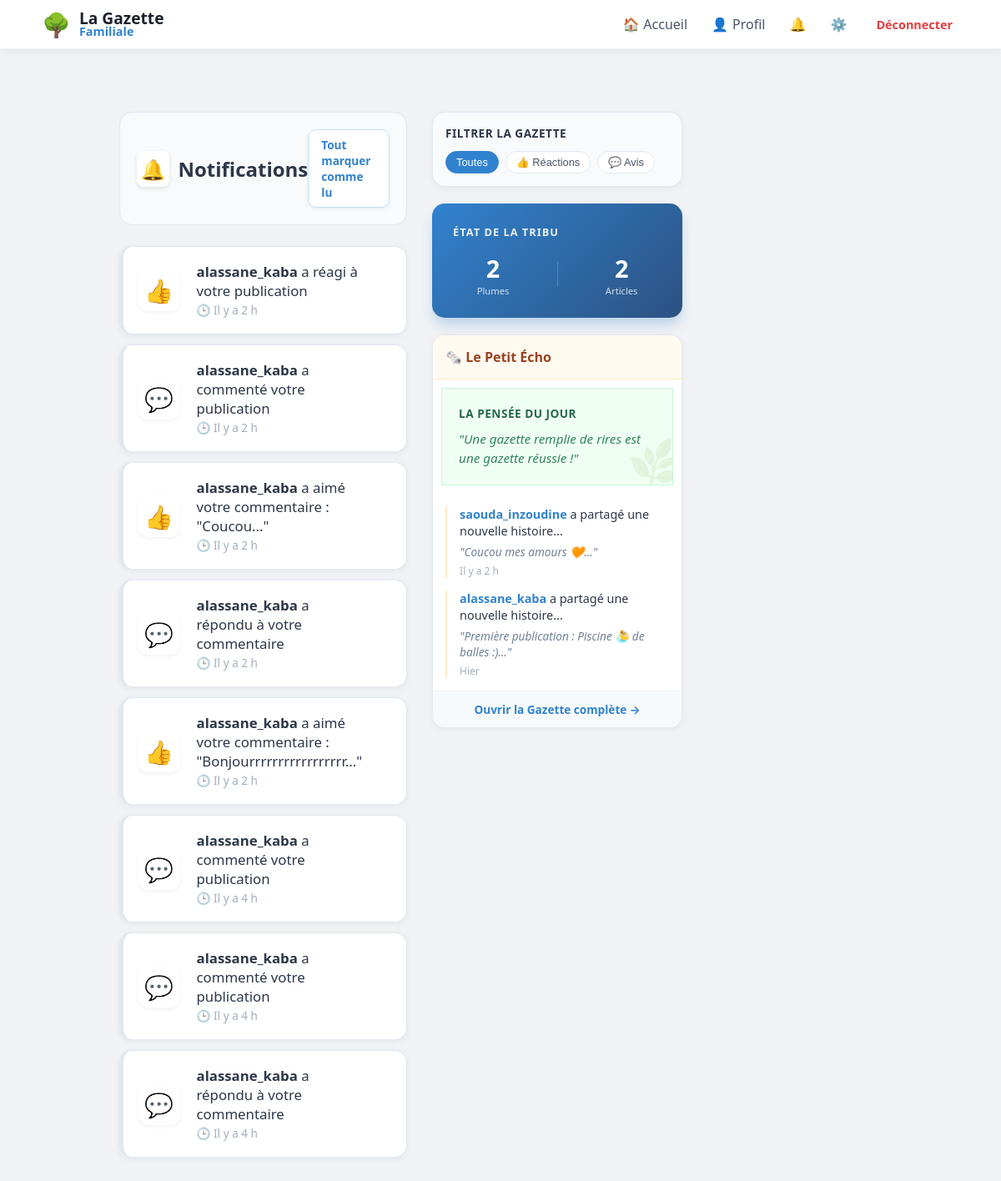
The app's page /notifications (signed in), older data.
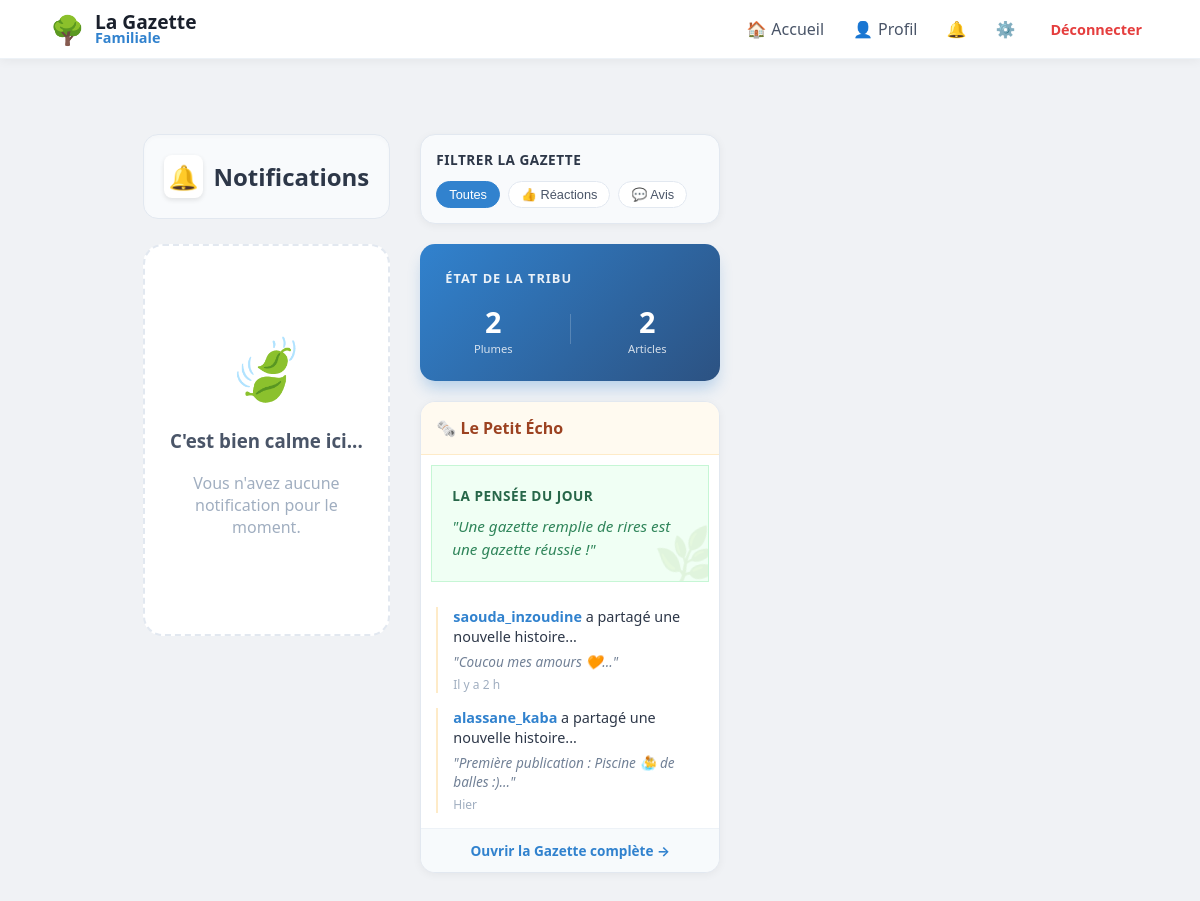
The same page, newer data.
### tables this page shows
CREATE TABLE notifications (
                id INTEGER PRIMARY KEY AUTOINCREMENT,
                username TEXT,      -- Celui qui reçoit
                sender TEXT,        -- Celui qui a agi
                message TEXT,
                post_id INTEGER,    -- Pour cliquer et aller sur le post
                comment_id INTEGER, -- envoie vers un commentaire en particulier
                is_read INTEGER DEFAULT 0,
                created_at DATETIME DEFAULT CURRENT_TIMESTAMP
            );

CREATE TABLE posts (
                id INTEGER PRIMARY KEY AUTOINCREMENT, 
                username TEXT, 
                content TEXT, 
                likes INTEGER DEFAULT 0, 
                image TEXT,
                created_at DATETIME DEFAULT CURRENT_TIMESTAMP
            );

### app.py (the view)
@app.route("/notifications")
@login_required
def notifications():
    with get_db() as db:
        notifs = db.execute("""
                    SELECT id, sender, message, post_id, comment_id, is_read, created_at
                    FROM notifications
                    WHERE username = ?
                    ORDER BY created_at DESC
                """, (session['user'],)).fetchall()
        recent_activity = db.execute("""
                    SELECT username, content, created_at
                    FROM posts ORDER BY id DESC LIMIT 3
                """).fetchall()
        citations = [
            "La famille, c'est là où la vie commence et où l'amour ne finit jamais.",
            "Chaque souvenir partagé ici est un trésor pour demain.",
            "Une gazette remplie de rires est une gazette réussie !",
            "Petit à petit, la tribu grandit et l'histoire s'écrit.",
            "Le bonheur est fait de petites choses partagées."
        ]
        pensee_du_jour = random.choice(citations)
        db.execute("UPDATE notifications SET is_read = 1 WHERE username = ?", (session["user"],))
        db.commit()
    return render_template("notifications.html", notifs=notifs, recent_activity=recent_activity,
                           pensee_du_jour=pensee_du_jour)

### app.py (called while the page is built)
def get_db():
    db = sqlite3.connect("database.db")
    db.row_factory = sqlite3.Row
    return db

def login_required(f):
    @wraps(f)
    def decorated_function(*args, **kwargs):
        if "user" not in session:
            flash("Veuillez vous connecter pour accéder à cette page.", "info")
            return redirect("/login")
        return f(*args, **kwargs)
    return decorated_function

@app.context_processor
def inject_global_stats():
    stats = {'total_users': 0, 'total_posts': 0}
    if session.get('user'):
        db = get_db()
        u_count = db.execute("SELECT COUNT(*) FROM users WHERE is_approved = 1").fetchone()[0]
        p_count = db.execute("SELECT COUNT(*) FROM posts").fetchone()[0]
        stats = {'total_users': u_count, 'total_posts': p_count}
    return stats

@app.context_processor
def inject_pending_count():
    if session.get('is_admin'):
        db = get_db()
        count = db.execute("SELECT COUNT(*) as total FROM users WHERE is_approved = 0").fetchone()
        return {'pending_count': count['total']}
    return {'pending_count': 0}

@app.context_processor
def inject_notifications_count():
    if session.get('user'):
        db = get_db()
        count = db.execute("SELECT COUNT(*) FROM notifications WHERE username = ? AND is_read = 0",
                           (session['user'],)).fetchone()[0]
        return {'unread_count': count}
    return {'unread_count': 0}

@app.template_filter('relative_time')
def relative_time(date_str):
    if not date_str:
        return "Date inconnue"
    past = datetime.strptime(date_str, '%Y-%m-%d %H:%M:%S')
    now = datetime.now(timezone.utc).replace(tzinfo=None)
    diff = now - past
    if diff.days == 0:
        if diff.seconds < 60:
            return "À l'instant"
        if diff.seconds < 3600:
            return f"Il y a {diff.seconds // 60} min"
        return f"Il y a {diff.seconds // 3600} h"
    if diff.days == 1:
        return "Hier"
    if diff.days < 7:
        return f"Il y a {diff.days} jours"
    return past.strftime('%d/%m/%Y')

### templates/notifications.html (shortened to what this page needs)
{% extends "base.html" %}
{% block content %}
<div style="display: grid; grid-template-columns: 1fr 300px; gap: 30px; max-width: 1100px; margin: 30px auto; padding: 0 20px;">
    <div>
        <div style="display: flex; justify-content: space-between; align-items: center; margin-bottom: 25px; background: #f8fafc; padding: 20px; border-radius: 15px; border: 1px solid #e2e8f0; box-shadow: inset 0 2px 4px rgba(0,0,0,0.02);">
            <h2 style="margin: 0; color: #2d3748; font-size: 1.5em; display: flex; align-items: center; gap: 10px;">
                <span style="background: white; padding: 5px; border-radius: 8px; box-shadow: 0 2px 5px rgba(0,0,0,0.1);">🔔</span>
                Notifications
            </h2>
            {% if notifs %}
            <a href="{{ url_for('mark_all_read') }}"
               style="text-decoration: none; color: #3182ce; font-size: 0.85em; font-weight: 700; background: white; border: 1px solid #bee3f8; padding: 8px 15px; border-radius: 10px; transition: 0.3s; box-shadow: 0 2px 4px rgba(0,0,0,0.05);">
                Tout marquer comme lu
            </a>
            {% endif %}
        </div>
        {% if notifs %}
        <div style="display: flex; flex-direction: column; gap: 12px;" id="notifs-container">
            {% for n in notifs %}
            {% set category = 'reaction' if ('aimé' in n['message'] or 'réagi' in n['message']) else 'avis' if ('commenté' in n['message'] or 'répondu' in n['message']) else 'autre' %}
            <div class="notif-wrapper" style="position: relative;" id="notif-container-{{ n['id'] }}">
                <a href="{{ url_for('view_post', post_id=n['post_id']) }}#comment-{{ n['comment_id'] }}"
                   class="notif-item"
                   data-type="{{ category }}"
                   style="text-decoration: none; color: inherit; display: block;">
                    <div class="post-card"
                         style="margin-bottom: 0; padding: 18px; display: flex; align-items: center; gap: 20px; border-left: 5px solid {% if n['is_read'] == 0 %}#3182ce{% else %}#e2e8f0{% endif %}; {% if n['is_read'] == 0 %} background: #f7fafc; {% endif %}">
                        <div style="font-size: 28px; background: white; width: 50px; height: 50px; display: flex; align-items: center; justify-content: center; border-radius: 12px; box-shadow: 0 2px 5px rgba(0,0,0,0.05);">
                            {% if category == 'reaction' %} 👍
                            {% elif category == 'avis' %} 💬
                            {% else %} ✨ {% endif %}
                        </div>
                        <div style="flex: 1; padding-right: 35px;">
                            <p style="margin: 0; font-size: 1.05em; color: #2d3748;">
                                <strong>{{ n['sender'] }}</strong> {{ n['message'] }}
                            </p>
                            <span style="font-size: 0.85em; color: #a0aec0;">
                                         🕒 {{ n['created_at']|relative_time }}
                            </span>
                        </div>
                    </div>
                </a>
            </div>
            {% endfor %}
        </div>
        {% else %}
        <div id="empty-state" style="text-align: center; padding: 80px 20px; background: white; border-radius: 20px; border: 2px dashed #e2e8f0;">
            <div style="font-size: 60px; margin-bottom: 20px;">🍃</div>
            <h3 style="color: #4a5568;">C'est bien calme ici...</h3>
            <p style="color: #a0aec0;">Vous n'avez aucune notification pour le moment.</p>
        </div>
        {% endif %}
    </div>
    <aside>
        <div class="post-card" style="padding: 15px; background: #f8fafc; border: 1px solid #e2e8f0; margin-bottom: 20px;">
            <h4 style="margin: 0 0 12px 0; color: #2d3748; font-size: 0.85em; text-transform: uppercase; letter-spacing: 0.5px;">Filtrer la Gazette</h4>
            <div style="display: flex; flex-wrap: wrap; gap: 8px;">
                <button class="filter-btn active">Toutes</button>
                <button class="filter-btn">👍 Réactions</button>
                <button class="filter-btn">💬 Avis</button>
            </div>
        </div>
        <div class="post-card" style="background: linear-gradient(135deg, #3182ce, #2c5282); color: white; border: none; padding: 25px; box-shadow: 0 10px 15px -3px rgba(49, 130, 206, 0.3); margin-bottom: 20px;">
            <h4 style="margin: 0 0 15px 0; font-size: 0.8em; text-transform: uppercase; letter-spacing: 1px; opacity: 0.9;">État de la Tribu</h4>
            <div style="display: flex; justify-content: space-around; align-items: center;">
                <div style="text-align: center;">
                    <div style="font-size: 1.8em; font-weight: 800;">{{ total_users }}</div>
                    <div style="font-size: 0.7em; opacity: 0.8;">Plumes</div>
                </div>
                <div style="text-align: center;">
                    <div style="font-size: 1.8em; font-weight: 800;">{{ total_posts }}</div>
                    <div style="font-size: 0.7em; opacity: 0.8;">Articles</div>
                </div>
            </div>
        </div>
        <div class="post-card" style="padding: 0; overflow: hidden; border: 1px solid #e2e8f0;">
            <div style="background: #fffaf0; padding: 15px; border-bottom: 1px solid #feebc8;">
                <h4 style="margin: 0; color: #9c4221; font-size: 1em; display: flex; align-items: center; gap: 8px;">🗞️ Le Petit Écho</h4>
            </div>
            <div style="padding: 20px; background: #f0fff4; border: 1px solid #c6f6d5; position: relative; overflow: hidden; margin: 10px;">
                <span style="position: absolute; right: -10px; bottom: -10px; font-size: 50px; opacity: 0.1; transform: rotate(-15deg);">🌿</span>
                <h4 style="margin: 0 0 10px 0; color: #276749; font-size: 0.85em; text-transform: uppercase; letter-spacing: 0.5px;">La Pensée du Jour</h4>
                <p style="margin: 0; font-size: 0.95em; color: #2f855a; line-height: 1.5; font-style: italic;">"{{ pensee_du_jour }}"</p>
            </div>
            <div style="padding: 15px; display: flex; flex-direction: column; gap: 15px;">
                {% for act in recent_activity %}
                <div class="echo-item" style="position: relative; padding-left: 15px; border-left: 2px solid #feebc8;">
                    <p style="margin: 0; font-size: 0.9em; color: #2d3748; line-height: 1.4;">
                        <strong style="color: #3182ce;">{{ act['username'] }}</strong> a partagé une nouvelle histoire...
                    </p>
                    <p style="margin: 5px 0 0 0; font-style: italic; color: #718096; font-size: 0.85em;">"{{ act['content'][:60] }}..."</p>
                    <small style="color: #a0aec0; font-size: 0.75em; display: block; margin-top: 5px;">{{ act['created_at']|relative_time }}</small>
                </div>
                {% endfor %}
            </div>
            <a href="/" style="display: block; background: #f7fafc; text-align: center; padding: 12px; font-size: 0.85em; color: #3182ce; text-decoration: none; font-weight: bold; border-top: 1px solid #edf2f7;">Ouvrir la Gazette complète →</a>
        </div>
    </aside>
</div>
{% endblock %}

### templates/base.html (shortened to what this page needs)
<!DOCTYPE html>
<html lang="fr">
<head>
    <link rel="stylesheet" href="{{ url_for('static', filename='style.css') }}">
</head>
<body>
<nav class="navbar">
    <div class="nav-content">
        <div class="nav-left">
            <a href="/" style="text-decoration: none; display: flex; align-items: center; gap: 10px;">
                <span style="font-size: 28px;">🌳</span>
                <div class="nav-text-container" style="display: flex; flex-direction: column;">
                    <span style="font-size: 1.2em; font-weight: 800; color: #1a202c; line-height: 1;">La Gazette</span>
                    <span style="font-size: 0.9em; font-weight: 600; color: var(--primary); line-height: 1;">Familiale</span>
                </div>
            </a>
        </div>
        <div class="nav-right" style="display: flex; align-items: center; gap: 5px;">
            <a href="/" class="nav-item">🏠 <span class="nav-text" style="margin-left:5px;">Accueil</span></a>
            {% if session.get("user") %}
            <a href="{{ url_for('profile', username=session['user']) }}" class="nav-item">👤 <span class="nav-text"
                                                                                                  style="margin-left:5px;">Profil</span></a>
            <a href="/notifications" class="nav-item" style="position: relative;">
                🔔
            </a>
            <a href="/settings" class="nav-item">⚙️</a>
            <a href="/logout"
               style="color: var(--danger); text-decoration: none; font-weight: 700; font-size: 0.9em; margin-left:10px; padding: 8px;">Déconnecter</a>
            {% else %}
            <a href="/login" class="nav-item">Connexion</a>
            <a href="/register"
               style="background: var(--primary); color: white; padding: 8px 16px; border-radius: 10px; text-decoration: none; font-weight: 700; margin-left: 10px;">Rejoindre</a>
            {% endif %}
        </div>
    </div>
</nav>
<div class="main-container">
    {% block content %}{% endblock %}
</div>
</body>
</html>

### static/style.css (style rules this page uses)
body { font-family: 'Segoe UI', system-ui, -apple-system, sans-serif; background: #f0f2f5; margin: 0; color: #1a202c; }
nav { background: white; border-bottom: 1px solid #edf2f7; position: sticky; top: 0; z-index: 1000; }
.post-card { background: white; border-radius: 15px; padding: 20px; margin-bottom: 20px; box-shadow: 0 2px 8px rgba(0,0,0,0.05); border: 1px solid #edf2f7; overflow: hidden; }
.nav-item { display: flex; align-items: center; padding: 8px 12px; border-radius: 10px; text-decoration: none; transition: 0.2s; color: #4a5568; }

### templates/base.html (style rules this page uses)
:root { --bg-color: #f0f2f5; --primary: #3182ce; --text-main: #1a202c; --text-light: #718096; --danger: #e53e3e; --success: #38a169; --info: #3182ce; }
body { background-color: var(--bg-color); margin: 0; font-family: 'Segoe UI', system-ui, -apple-system, sans-serif; }
.navbar { background: white; box-shadow: 0 2px 10px rgba(0,0,0,0.05); padding: 10px 0; position: sticky; top: 0; z-index: 1000; border-bottom: 1px solid #edf2f7; }
.nav-content { max-width: 1100px; margin: 0 auto; padding: 0 20px; display: flex; justify-content: space-between; align-items: center; }
.nav-item { display: flex; align-items: center; padding: 8px 12px; border-radius: 10px; text-decoration: none; color: #4a5568; transition: 0.2s; font-weight: 500; }
.main-container { max-width: 1100px; margin: 0 auto; padding: 20px 15px; display: grid; grid-template-columns: 1fr; gap: 25px; align-items: start; box-sizing: border-box; }
@media (min-width: 900px) { .main-container { grid-template-columns: 280px 650px; justify-content: center; } }

### templates/notifications.html (style rules this page uses)
.post-card { transition: all 0.3s ease; border-radius: 15px; background: white; border: 1px solid #e2e8f0; }
.filter-btn { background: white; color: #4a5568; border: 1px solid #e2e8f0; padding: 5px 12px; border-radius: 20px; font-size: 0.8em; cursor: pointer; transition: all 0.2s ease; }
.filter-btn.active { background: #3182ce !important; color: white !important; border-color: #3182ce !important; }
aside { display: flex; flex-direction: column; position: sticky; top: 20px; height: fit-content; }

Row changes from the older to the newer data that the page shows:
removed notifications: sender "alassane_kaba", message "a réagi à votre publication", created_at|relative_time "Il y a 2 h"
removed notifications: sender "alassane_kaba", message "a commenté votre publication", created_at|relative_time "Il y a 2 h"
removed notifications: sender "alassane_kaba", message "a aimé votre commentaire : \"Coucou...\"", created_at|relative_time "Il y a 2 h"
removed notifications: sender "alassane_kaba", message "a répondu à votre commentaire", created_at|relative_time "Il y a 2 h"
removed notifications: sender "alassane_kaba", message "a aimé votre commentaire : \"Bonjourrrrrrrrrrrrrrrrr...\"", created_at|relative_time "Il y a 2 h"
removed notifications: sender "alassane_kaba", message "a commenté votre publication", created_at|relative_time "Il y a 4 h"
removed notifications: sender "alassane_kaba", message "a commenté votre publication", created_at|relative_time "Il y a 4 h"
removed notifications: sender "alassane_kaba", message "a répondu à votre commentaire", created_at|relative_time "Il y a 4 h"
Text that changed along with them:
text no longer shown: "Tout marquer comme lu"
text now shown: "🍃 C'est bien calme ici... Vous n'avez aucune notification pour le moment."
